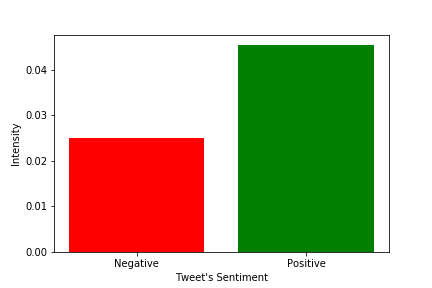
#> input picture stock/Graphs/@Infosys.png, 432 x 288 px; its folder holds 6 pictures in this run
$ python -i GRAPH.py   (imports and definitions only)
#> lines starting #> are read from the running program, lines starting #| are printed output that depends on the picture
from tkinter import * # for GUI
import tkinter as tk # For alias
import PIL.Image # to display image on tkinter
# [3 lines not run here, left out]
from PIL import ImageTk , Image
from nltk.sentiment.vader import SentimentIntensityAnalyzer # Import function from library

def Home():
    window=tk.Tk()
    window.title("Sentiment Graph Per Company")
    w, h = window.winfo_screenwidth(), window.winfo_screenheight()
    window.geometry("%dx%d+0+0" % (w, h))
    window.configure(background="black")
    #itemsforlistbox = ['@Infosys', '@TCS', '@LTI_Global', '@Mindtree_Ltd','@HDFC_Bank','@TheOfficialSBI','@bankofbaroda','@canarabank','@bajaj_ltd','@tvsmotorcompany','@Maruti_Corp','@Mahindra_Auto','@AbbottNews','@sanofi','@Alkem_Lab','@pfizer','@KEC_Intl']

    load1 = Image.open(r"Graphs/@Infosys.png")
#> load1 is the input picture: PIL image 432x288 RGBA; mean R, G, B, A 193.9, 191.4, 162.4, 255
    load1 = load1.resize((200,200))
#> load1: PIL image 200x200 RGBA
    render1 = ImageTk.PhotoImage(load1)
    i1 = tk.Label(window, image = render1,fg="white" , height=170, width= 170)
    i1.place(x=0,y=0)
    i1_n = tk.Label(window,text="@Infosys",fg="black" , height=1, width= 10)
    i1_n.place(x=0,y=180)


    load2 = PIL.Image.open(r"Graphs/@TCS.png")
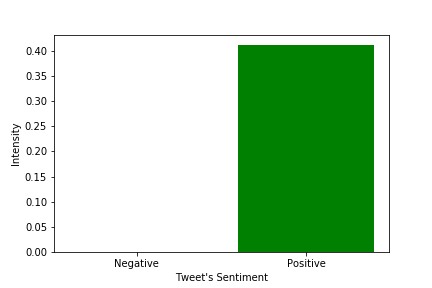
#> input picture stock/Graphs/@TCS.png, 432 x 288 px
#> load2 is the input picture: PIL image 432x288 RGBA; mean R, G, B, A 193.5, 222.5, 193.5, 255
    load2 = load2.resize((200,200))
#> load2: PIL image 200x200 RGBA
    render2 = ImageTk.PhotoImage(load2)
    i2 = tk.Label(window, image = render2 , height=170, width= 170)
    i2.place(x=190,y=0)
    i1_n = tk.Label(window,text="@TCS",fg="black" , height=1, width= 24)
    i1_n.place(x=190,y=180)

    load3 = PIL.Image.open(r"Graphs/@LTI_Global.png")
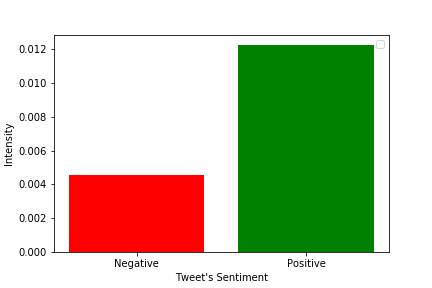
#> input picture stock/Graphs/@LTI_Global.png, 432 x 288 px
#> load3 is the input picture: PIL image 432x288 RGBA; mean R, G, B, A 193.5, 201.1, 172.2, 255
    load3 = load3.resize((200,200))
#> load3: PIL image 200x200 RGBA
    render3 = ImageTk.PhotoImage(load3)
    i3 = tk.Label(window, image = render3 , height=170, width= 170)
    i3.place(x=380,y=0)
    i1_n = tk.Label(window,text="@LTI_Global",fg="black" , height=1, width= 10)
    i1_n.place(x=380,y=180)

    load4 = PIL.Image.open(r"Graphs/@Mindtree_Ltd.png")
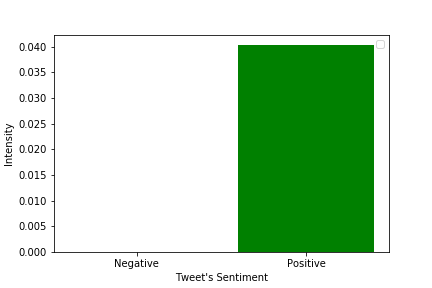
#> input picture stock/Graphs/@Mindtree_Ltd.png, 432 x 288 px
#> load4 is the input picture: PIL image 432x288 RGBA; mean R, G, B, A 193.2, 222.2, 193.2, 255
    load4 = load4.resize((200,200))
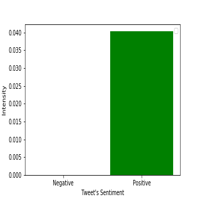
#> load4: PIL image 200x200 RGBA; mean R, G, B, A 193, 222, 193, 255
    render4 = ImageTk.PhotoImage(load4)
    i4 = tk.Label(window, image = render4 , height=170, width= 170)
    i4.place(x=570,y=0)
    i1_n = tk.Label(window,text="@MindTree",fg="black" , height=1, width= 10)
    i1_n.place(x=570,y=180)

    load5 = PIL.Image.open(r"Graphs/@HDFC_Bank.png")
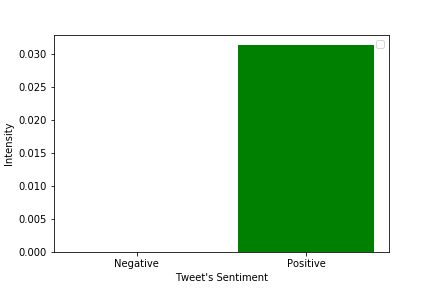
#> input picture stock/Graphs/@HDFC_Bank.png, 432 x 288 px
#> load5 is the input picture: PIL image 432x288 RGBA; mean R, G, B, A 193.5, 222.5, 193.5, 255
    load5 = load5.resize((200,200))
#> load5: PIL image 200x200 RGBA
    render5 = ImageTk.PhotoImage(load5)
    i5 = tk.Label(window, image = render5 , height=170, width= 170)
    i5.place(x=760,y=0)
    i1_n = tk.Label(window,text="@HDFC_Bank",fg="black" , height=1, width= 15)
    i1_n.place(x=760,y=180)

    load6 = PIL.Image.open(r"Graphs/@TheOfficialSBI.png")
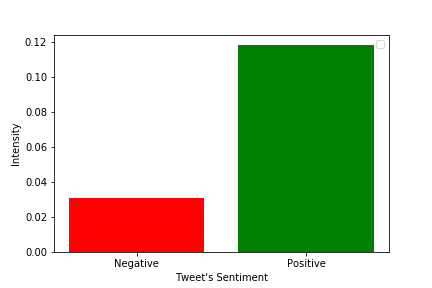
#> input picture stock/Graphs/@TheOfficialSBI.png, 432 x 288 px
#> load6 is the input picture: PIL image 432x288 RGBA; mean R, G, B, A 193.7, 207.7, 178.8, 255
    load6 = load6.resize((200,200))
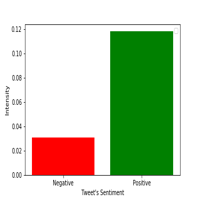
#> load6: PIL image 200x200 RGBA; mean R, G, B, A 193.5, 207.5, 178.6, 255
    render6 = ImageTk.PhotoImage(load6)
    i6 = tk.Label(window, image = render6 , height=170, width= 170)
    i6.place(x=950,y=0)
    i1_n = tk.Label(window,text="@TheOfficialSBI",fg="black" , height=1, width= 15)
    i1_n.place(x=950,y=180)

#> (the run stopped early here; a loop or call above may not have finished)
